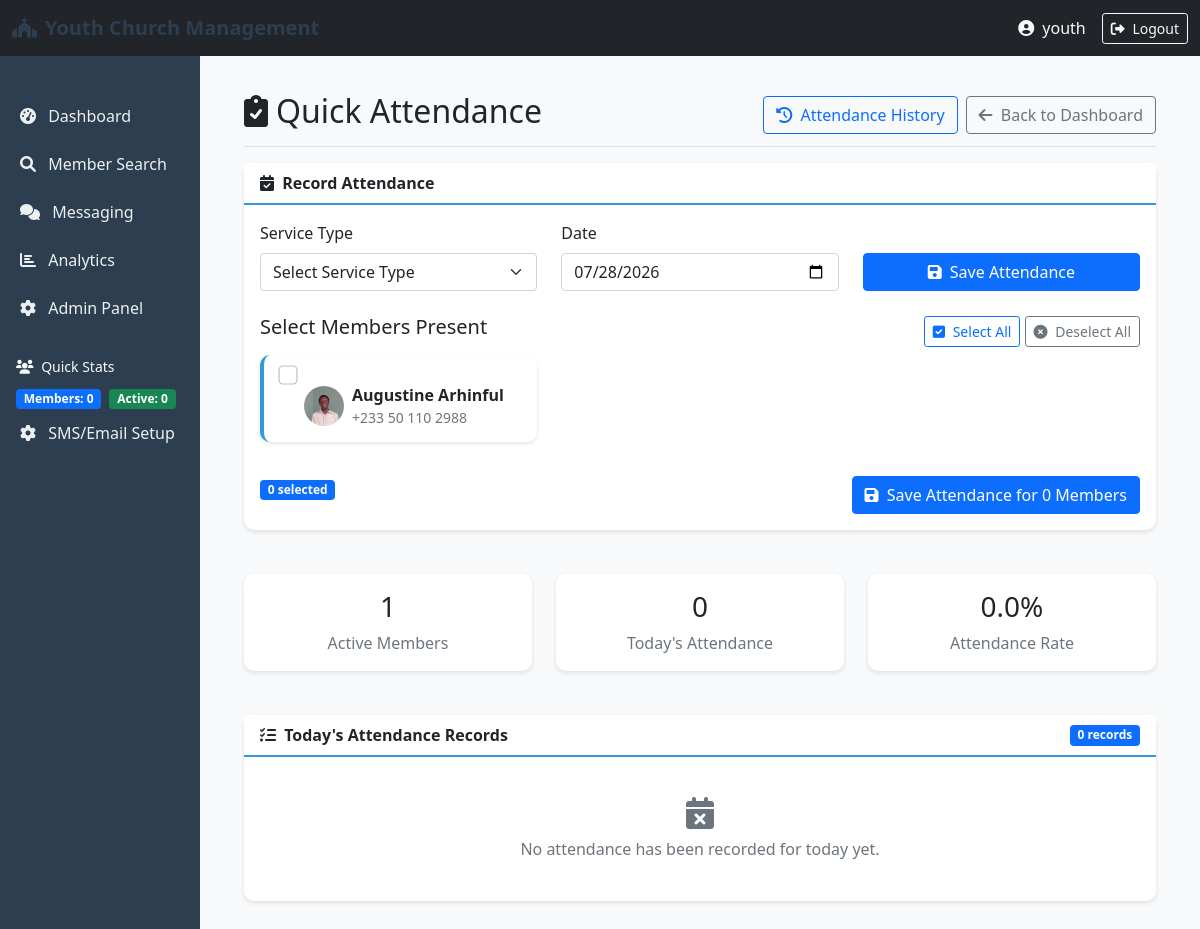
/portal/quick-attendance/ (signed in), run on the app's committed database.
### members/models.py (models this page shows, shortened)
class Member(models.Model):
    GENDER_CHOICES = [
        ('M', 'Male'),
        ('F', 'Female'),
        ('O', 'Other'),
    ]
    STATUS_CHOICES = [
        ('active', 'Active'),
        ('inactive', 'Inactive'),
        ('visitor', 'Visitor'),
        ('transferred', 'Transferred'),
    ]
    first_name = models.CharField(max_length=100, blank=True)
    last_name = models.CharField(max_length=100, blank=True)
    middle_name = models.CharField(max_length=100, blank=True)
    date_of_birth = models.DateField(null=True, blank=True)
    gender = models.CharField(max_length=1, choices=GENDER_CHOICES, blank=True)
    email = models.EmailField(unique=True, blank=True, null=True)
    phone_number = PhoneNumberField(unique=True, blank=True)
    alternate_phone = PhoneNumberField(blank=True)
    address = models.TextField(blank=True)
    city = models.CharField(max_length=100, blank=True)
    state = models.CharField(max_length=100, blank=True)
    postal_code = models.CharField(max_length=20, blank=True)
    date_joined = models.DateField(default=date.today, blank=True, null=True)
    baptism_date = models.DateField(null=True, blank=True)
    status = models.CharField(max_length=20, choices=STATUS_CHOICES, default='active', blank=True)
    department = models.CharField(max_length=100, blank=True)
    spiritual_gifts = models.TextField(blank=True)
    photo = models.ImageField(upload_to=member_photo_path, blank=True, null=True)
    emergency_contact_name = models.CharField(max_length=200, blank=True)
    emergency_contact_phone = PhoneNumberField(blank=True)
    emergency_contact_relationship = models.CharField(max_length=100, blank=True)
    occupation = models.CharField(max_length=100, blank=True)
    school = models.CharField(max_length=200, blank=True)
    talents = models.TextField(blank=True)
    notes = models.TextField(blank=True)
    created_at = models.DateTimeField(auto_now_add=True)
    updated_at = models.DateTimeField(auto_now=True)
    created_by = models.ForeignKey(User, on_delete=models.SET_NULL, null=True, related_name='members_created')
    updated_by = models.ForeignKey(User, on_delete=models.SET_NULL, null=True, blank=True, related_name='members_updated')
    class Meta:
        ordering = ['last_name', 'first_name']
        indexes = [
            models.Index(fields=['last_name', 'first_name']),
            models.Index(fields=['phone_number']),
            models.Index(fields=['email']),
            models.Index(fields=['status']),
        ]
    def full_name(self):
        return f"{self.first_name} {self.middle_name} {self.last_name}".strip()

### portal/views.py (the view, shortened to what this page needs)
# urls.py: path('quick-attendance/', views.quick_attendance, name='quick_attendance'),
@login_required
def quick_attendance(request):
    active_members = Member.objects.filter(status='active')
    SERVICE_TYPES = [
        ('sunday_service', 'Sunday Service'),
        ('bible_study', 'Bible Study'),
        ('prayer_meeting', 'Prayer Meeting'),
        ('youth_meeting', 'Youth Meeting'),
        ('special_event', 'Special Event'),
    ]
    today = date.today()
    today_attendance_count = Attendance.objects.filter(
        service_date=today, is_deleted=False).count()
    total_active = active_members.count()
    attendance_rate = round(
        (today_attendance_count / total_active * 100), 2) if total_active > 0 else 0
    today_attendance_records = Attendance.objects.filter(
        service_date=today,
        is_deleted=False,
    ).select_related('member').order_by('service_type', 'member__last_name', 'member__first_name')
    return render(request, 'portal/quick_attendance.html', {
        'members': active_members,
        'today': today,
        'service_types': SERVICE_TYPES,
        'today_attendance_count': today_attendance_count,
        'attendance_rate': attendance_rate,
        'today_attendance_records': today_attendance_records,
    })

### templates/portal/quick_attendance.html (shortened to what this page needs)
{% extends 'base.html' %}
{% block content %}
<div class="d-flex justify-content-between flex-wrap flex-md-nowrap align-items-center pt-3 pb-2 mb-3 border-bottom">
    <h1 class="h2">
        <i class="fas fa-clipboard-check me-2"></i>Quick Attendance
    </h1>
    <div class="btn-toolbar mb-2 mb-md-0">
        <a href="{% url 'attendance_history' %}" class="btn btn-outline-primary me-2">
            <i class="fas fa-history me-1"></i> Attendance History
        </a>
        <a href="{% url 'admin_portal' %}" class="btn btn-outline-secondary">
            <i class="fas fa-arrow-left me-1"></i> Back to Dashboard
        </a>
    </div>
</div>
<div class="row">
    <div class="col-md-12">
        <div class="card">
            <div class="card-header">
                <i class="fas fa-calendar-check me-1"></i> Record Attendance
            </div>
            <div class="card-body">
                <form method="post" id="attendance-form">
                    <div class="row mb-4">
                        <div class="col-md-4">
                            <label for="service_type" class="form-label">Service Type</label>
                            <select class="form-select" id="service_type" name="service_type" required>
                                <option value="">Select Service Type</option>
                            </select>
                        </div>
                        <div class="col-md-4">
                            <label for="service_date" class="form-label">Date</label>
                            <input type="date" class="form-control" id="service_date" name="service_date"
                                   value="{{ today|date:'Y-m-d' }}" required>
                        </div>
                        <div class="col-md-4">
                            <label class="form-label">&nbsp;</label>
                            <div class="d-grid">
                                <button type="submit" class="btn btn-primary">
                                    <i class="fas fa-save me-1"></i> Save Attendance
                                </button>
                            </div>
                        </div>
                    </div>
                    <div class="mb-3">
                        <div class="d-flex justify-content-between align-items-center mb-2">
                            <h5>Select Members Present</h5>
                            <div>
                                <button type="button" class="btn btn-sm btn-outline-primary" id="select-all">
                                    <i class="fas fa-check-square me-1"></i> Select All
                                </button>
                                <button type="button" class="btn btn-sm btn-outline-secondary" id="deselect-all">
                                    <i class="fas fa-times-circle me-1"></i> Deselect All
                                </button>
                            </div>
                        </div>
                        {% if members %}
                        <div class="row" id="members-list">
                            {% for member in members %}
                            <div class="col-md-6 col-lg-4 mb-2">
                                <div class="card attendance-card" id="member-{{ member.id }}">
                                    <div class="card-body py-2">
                                        <div class="form-check">
                                            <input class="form-check-input member-checkbox"
                                                   type="checkbox"
                                                   name="members"
                                                   value="{{ member.id }}"
                                                   id="member_{{ member.id }}">
                                            <label class="form-check-label w-100" for="member_{{ member.id }}">
                                                <div class="d-flex align-items-center">
                                                    {% if member.photo %}
                                                    <img src="{{ member.photo.url }}" class="profile-img-sm me-2">
                                                    {% else %}
                                                    <img src="/static/images/default_profile.png" class="profile-img-sm me-2">
                                                    {% endif %}
                                                    <div>
                                                        <strong>{{ member.full_name }}</strong>
                                                        <div class="small text-muted">{{ member.phone_number }}</div>
                                                    </div>
                                                </div>
                                            </label>
                                        </div>
                                    </div>
                                </div>
                            </div>
                            {% endfor %}
                        </div>
                        {% endif %}
                    </div>
                    <div class="d-flex justify-content-between">
                        <div>
                            <span id="selected-count" class="badge bg-primary">0 selected</span>
                        </div>
                        <button type="submit" class="btn btn-primary" {% if not members %}disabled{% endif %}>
                            <i class="fas fa-save me-1"></i> Save Attendance for <span id="count-display">0</span> Members
                        </button>
                    </div>
                </form>
            </div>
        </div>
    </div>
</div>
<div class="row mt-4">
    <div class="col-md-4">
        <div class="card">
            <div class="card-body text-center">
                <h3>{{ members.count }}</h3>
                <p class="text-muted mb-0">Active Members</p>
            </div>
        </div>
    </div>
    <div class="col-md-4">
        <div class="card">
            <div class="card-body text-center">
                <h3>{{ today_attendance_count }}</h3>
                <p class="text-muted mb-0">Today's Attendance</p>
            </div>
        </div>
    </div>
    <div class="col-md-4">
        <div class="card">
            <div class="card-body text-center">
                <h3>{{ attendance_rate }}%</h3>
                <p class="text-muted mb-0">Attendance Rate</p>
            </div>
        </div>
    </div>
</div>
<div class="row mt-4">
    <div class="col-12">
        <div class="card">
            <div class="card-header d-flex justify-content-between align-items-center flex-wrap gap-2">
                <div>
                    <i class="fas fa-list-check me-1"></i> Today's Attendance Records
                </div>
                <span class="badge bg-primary">{{ today_attendance_count }} record{{ today_attendance_count|pluralize }}</span>
            </div>
            <div class="card-body">
                {% if today_attendance_records %}
                <div class="row g-3">
                    {% for record in today_attendance_records %}
                    <div class="col-md-6 col-lg-4">
                        <div class="border rounded p-3 h-100 bg-light">
                            <div class="fw-semibold">{{ record.member.full_name }}</div>
                            <div class="text-muted small">{{ record.service_type }}</div>
                            <div class="small mt-2">
                                <span class="badge bg-success">Present</span>
                                <span class="text-muted ms-2">{{ record.check_in_time|date:'g:i a' }}</span>
                            </div>
                        </div>
                    </div>
                    {% endfor %}
                </div>
                {% else %}
                <div class="text-center py-4 text-muted">
                    <i class="fas fa-calendar-times fa-2x mb-2"></i>
                    <p class="mb-0">No attendance has been recorded for today yet.</p>
                </div>
                {% endif %}
            </div>
        </div>
    </div>
</div>
{% endblock %}

### templates/base.html (shortened to what this page needs)
{% load static %}
<!DOCTYPE html>
<html lang="en">
<head>
    <link href="https://cdn.jsdelivr.net/npm/bootstrap@5.1.3/dist/css/bootstrap.min.css" rel="stylesheet">
    <link rel="stylesheet" href="https://cdnjs.cloudflare.com/ajax/libs/font-awesome/6.0.0/css/all.min.css">
</head>
<body>
    <nav class="navbar navbar-expand-lg navbar-dark bg-dark">
        <div class="container-fluid">
            <a class="navbar-brand" href="{% url 'admin_portal' %}">
                <i class="fas fa-church me-2"></i>Youth Church Management
            </a>
            <div class="d-flex align-items-center">
                <span class="text-light me-3">
                    <i class="fas fa-user-circle me-1"></i> {{ user.username }}
                </span>
                <a href="{% url 'logout' %}" class="btn btn-outline-light btn-sm">
                    <i class="fas fa-sign-out-alt me-1"></i> Logout
                </a>
            </div>
        </div>
    </nav>
    <div class="container-fluid">
        <div class="row">
            <div id="sidebarMenu" class="col-12 col-md-3 col-lg-2 d-md-block sidebar collapse">
                <div class="position-sticky pt-3">
                    <ul class="nav flex-column">
                        <li class="nav-item">
                            <a class="nav-link {% if request.resolver_match.url_name == 'admin_portal' %}active{% endif %}"
                               href="{% url 'admin_portal' %}">
                                <i class="fas fa-tachometer-alt me-2"></i> Dashboard
                            </a>
                        </li>
                        <li class="nav-item">
                            <a class="nav-link {% if request.resolver_match.url_name == 'member_search' %}active{% endif %}"
                               href="{% url 'member_search' %}">
                                <i class="fas fa-search me-2"></i> Member Search
                            </a>
                        </li>
                        <li class="nav-item">
                            <a class="nav-link {% if 'messaging' in request.resolver_match.url_name %}active{% endif %}"
                               href="{% url 'messaging_dashboard' %}">
                                <i class="fas fa-comments me-2"></i> Messaging
                            </a>
                        </li>
                        <li class="nav-item">
                            <a class="nav-link {% if request.resolver_match.url_name == 'analytics_dashboard' %}active{% endif %}"
                               href="{% url 'analytics_dashboard' %}">
                                <i class="fas fa-chart-bar me-2"></i> Analytics
                            </a>
                        </li>
                        <li class="nav-item">
                            <a class="nav-link" href="/admin/" target="_blank">
                                <i class="fas fa-cog me-2"></i> Admin Panel
                            </a>
                        </li>
                        <li class="nav-item mt-4">
                            <div class="text-light px-3 small">
                                <i class="fas fa-users me-1"></i> Quick Stats
                            </div>
                            <div class="px-3 mt-2">
                                <span class="badge bg-primary">Members: {{ total_members|default:0 }}</span>
                                <span class="badge bg-success ms-1">Active: {{ active_members|default:0 }}</span>
                            </div>
                        </li>
                        <li class="nav-item">
                            <a class="nav-link" href="{% url 'setup_sms_email' %}"><i class="fas fa-cog me-2"></i>
                                SMS/Email Setup
                            </a>
                        </li>
                    </ul>
                </div>
            </div>
            <main class="col-md-9 ms-sm-auto col-lg-10 px-md-4">
                <div class="content">
                    {% block content %}{% endblock %}
                </div>
            </main>
        </div>
    </div>
</body>
</html>

### data on the page
Member: photo (picture), full_name "Augustine Arhinful", phone_number "+233 50 110 2988"

### other printed values
{{ user.username }} "youth"
{{ total_members|default:0 }} "0"
{{ active_members|default:0 }} "0"
{{ members.count }} "1"
{{ today_attendance_count }} "0"
{{ attendance_rate }} "0.0"
